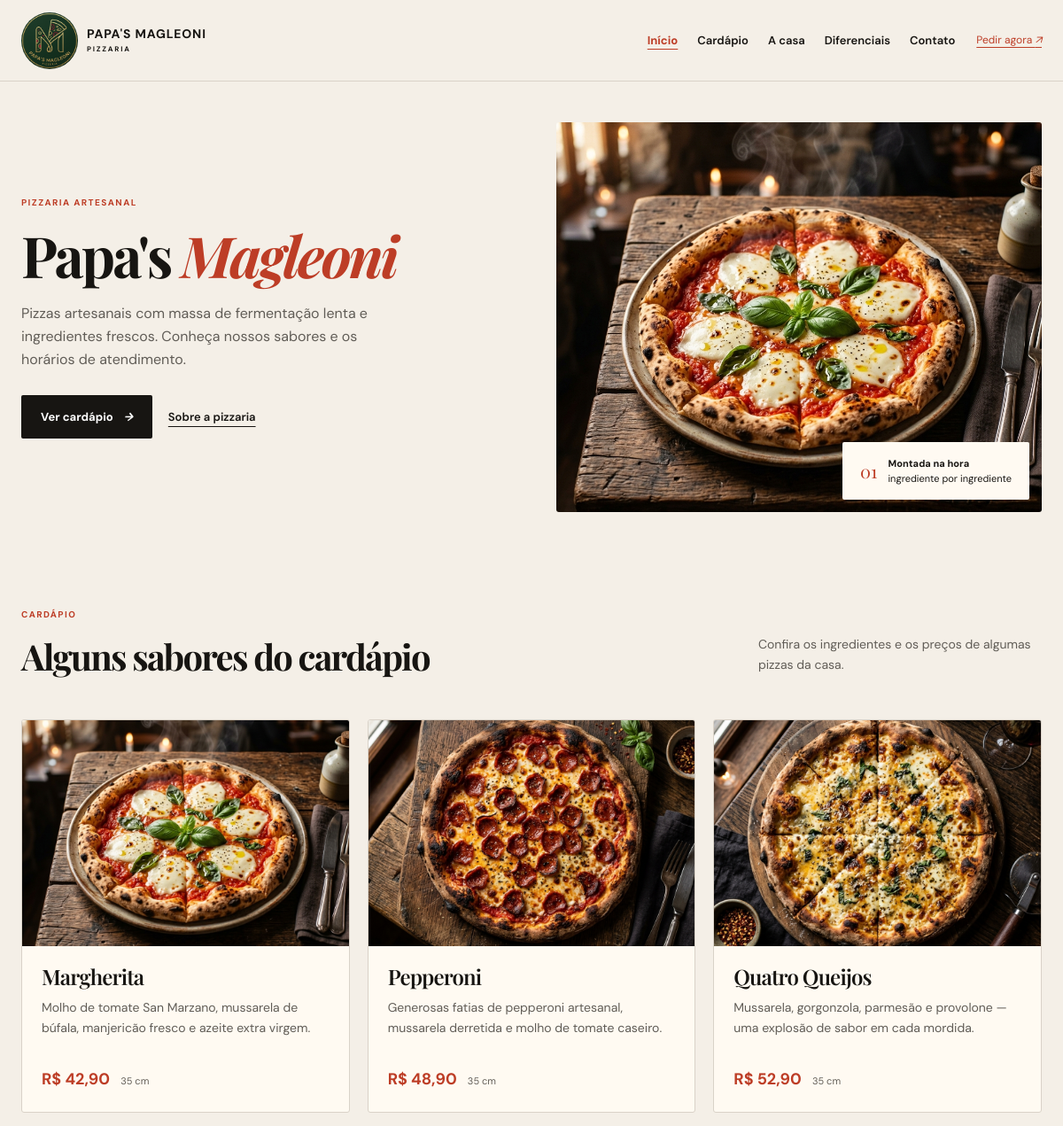
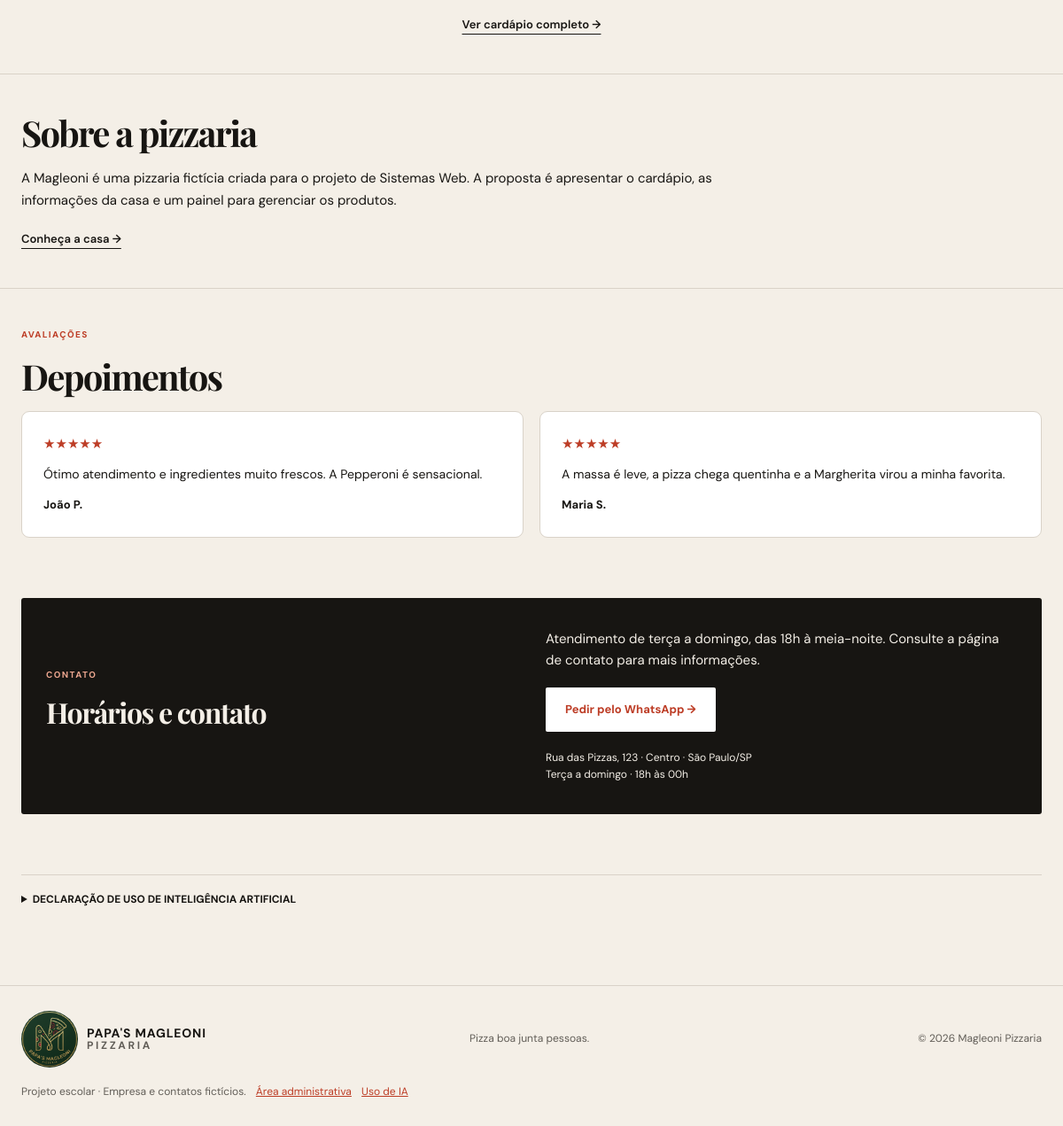
The page / on the database its author committed (2 pictures, top to bottom).
### tables this page shows
CREATE TABLE IF NOT EXISTS pizzas (
    id INT UNSIGNED AUTO_INCREMENT PRIMARY KEY,
    categoria_id INT UNSIGNED NULL,
    nome VARCHAR(100) NOT NULL,
    descricao TEXT NOT NULL,
    preco DECIMAL(10, 2) NOT NULL,
    badge VARCHAR(50) DEFAULT NULL,
    imagem VARCHAR(255) NOT NULL,
    criado_em TIMESTAMP DEFAULT CURRENT_TIMESTAMP,
    CONSTRAINT fk_pizzas_categoria
        FOREIGN KEY (categoria_id) REFERENCES categorias(id)
        ON DELETE SET NULL
);

CREATE TABLE IF NOT EXISTS depoimentos (
    id INT UNSIGNED AUTO_INCREMENT PRIMARY KEY,
    nome VARCHAR(100) NOT NULL,
    texto TEXT NOT NULL,
    nota TINYINT UNSIGNED NOT NULL DEFAULT 5,
    criado_em TIMESTAMP DEFAULT CURRENT_TIMESTAMP
);

### includes/helpers.php (called while the page is built)
<?php
function e($value): string
{
    return htmlspecialchars((string) $value, ENT_QUOTES | ENT_SUBSTITUTE, 'UTF-8');
}
function pizza_images(): array
{
    return [
        'images/pizza-margherita.png' => 'Margherita',
        'images/pizza-pepperoni.png' => 'Pepperoni',
        'images/pizza-quatro-queijos.png' => 'Quatro queijos',
        'images/pizza-portuguesa.png' => 'Portuguesa',
        'images/pizza-especial.png' => 'Especial da casa',
        'images/pizza-calzone.png' => 'Calzone',
    ];
}
function pizza_image($path): string
{
    return isset(pizza_images()[$path]) ? $path : 'images/pizza-margherita.png';
}
function money($value): string
{
    return 'R$ ' . number_format((float) $value, 2, ',', '.');
}

### includes/catalogo.php (called while the page is built, shortened)
<?php
require_once __DIR__ . '/helpers.php';
require_once __DIR__ . '/../config/conexao.php';
$pizzas = $pdo
    ->query(
        'SELECT pizzas.*, categorias.nome AS categoria_nome
         FROM pizzas
         LEFT JOIN categorias ON categorias.id = pizzas.categoria_id
         ORDER BY pizzas.id'
    )
    ->fetchAll();
$testimonials = $pdo
    ->query('SELECT nome, texto, nota FROM depoimentos ORDER BY id DESC LIMIT 6')
    ->fetchAll();

### includes/destaques.php (the view, shortened to what this page needs)
<div class="cards">
    <?php foreach (array_slice($pizzas, 0, 3) as $position => $pizza): ?>
        <article class="pizza-highlight">
            <img
            src="<?= e(pizza_image($pizza['imagem'])) ?>"
            alt="<?= e($pizza['nome']) ?>"
            loading="lazy"
            >
            <div>
                <section>
                    <h3><?= e($pizza['nome']) ?></h3>
                    <p><?= e($pizza['descricao']) ?></p>
                </section>
                <b>
                    <?= e(money($pizza['preco'])) ?>
                    <i>35 cm</i>
                </b>
            </div>
        </article>
        <?php endforeach; ?>
    </div>

### index.php (shortened to what this page needs)
<?php require_once __DIR__ . '/includes/catalogo.php'; ?>
<!doctype html>
<html lang="pt-BR">
    <head>
        <link rel="stylesheet" href="css/styles.css">
    </head>
    <body>
        <?php require __DIR__ . '/includes/header_site.php'; ?>
        <main>
            <section class="hero">
                <div class="hero-copy">
                    <p class="eyebrow">PIZZARIA ARTESANAL</p>
                    <h1>Papa's <em>Magleoni</em></h1>
                    <p class="lead">Pizzas artesanais com massa de fermentação lenta e ingredientes frescos. Conheça nossos sabores e os horários de atendimento.</p>
                    <div class="actions">
                        <a class="button dark" href="cardapio.php">Ver cardápio <i>→</i>
                        </a>
                        <a class="text-link" href="sobre.php">Sobre a pizzaria</a>
                    </div>
                </div>
                <div class="hero-image hero-video">
                    <video
                    tabindex="-1"
                    disablepictureinpicture
                    disableremoteplayback
                    poster="images/pizza-margherita.png"
                    autoplay
                    muted
                    loop
                    playsinline
                    preload="metadata"
                    aria-label="Montagem de uma pizza Margherita"
                    >
                    <source src="videos/montagem-margherita.mp4" type="video/mp4">Seu navegador não suporta vídeo em HTML5.</video>
                <div class="note">
                    <b>01</b>
                    <p>
                        <strong>Montada na hora</strong>
                        <br>ingrediente por ingrediente</p>
                </div>
            </div>
        </section>
        <section class="menu" id="cardapio">
            <div class="section-head">
                <div>
                    <p class="eyebrow">CARDÁPIO</p>
                    <h2>Alguns sabores do cardápio</h2>
                </div>
                <p>Confira os ingredientes e os preços de algumas pizzas da casa.</p>
            </div>
            <?php require __DIR__ . '/includes/destaques.php'; ?>
            <a class="full-menu" href="cardapio.php">Ver cardápio completo →</a>
        </section>
        <section class="home-about">
            <h2>Sobre a pizzaria</h2>
            <p>A Magleoni é uma pizzaria fictícia criada para o projeto de Sistemas Web. A proposta é apresentar o cardápio, as informações da casa e um painel para gerenciar os produtos.</p>
            <a class="text-link" href="sobre.php">Conheça a casa →</a>
        </section>
        <?php require __DIR__ . '/includes/depoimentos_publicos.php'; ?>
        <section class="cta" id="contato">
            <div>
                <p class="eyebrow">CONTATO</p>
                <h2>Horários e contato</h2>
            </div>
            <div>
                <p>Atendimento de terça a domingo, das 18h à meia-noite. Consulte a página de contato para mais informações.</p>
                <a class="button light" href="https://wa.me/5511999999999" target="_blank" rel="noopener">Pedir pelo WhatsApp →</a>
                <small>Rua das Pizzas, 123 · Centro · São Paulo/SP<br>Terça a domingo · 18h às 00h</small>
            </div>
        </section>
        <section class="ai-disclosure" id="declaracao-ia">
            <details>
                <summary>DECLARAÇÃO DE USO DE INTELIGÊNCIA ARTIFICIAL</summary>
            </details>
        </section>
    </main>
    <?php require __DIR__ . '/includes/footer_site.php'; ?>
</body>
</html>

### includes/header_site.php (shortened to what this page needs)
<?php
    require_once __DIR__ . '/helpers.php';
    $currentPage = basename($_SERVER['SCRIPT_NAME']);
    $publicPages = [
        'index.php' => 'Início',
        'cardapio.php' => 'Cardápio',
        'sobre.php' => 'A casa',
        'diferenciais.php' => 'Diferenciais',
        'contato.php' => 'Contato',
    ];
?>
<header class="site-header" id="inicio">
    <a class="brand" href="index.php" aria-label="Magleoni — página inicial">
        <span class="logo-seal">
            <img
            src="images/logo-magleoni.png"
            alt="Logo oficial Papa's Magleoni"
            width="72"
            height="72"
            >
        </span>
        <span>
            PAPA'S MAGLEONI
            <small>PIZZARIA</small>
        </span>
    </a>
    <nav id="menu-principal" aria-label="Menu principal">
        <?php foreach ($publicPages as $path => $label): ?>
            <a
            href="<?= e($path) ?>"
            <?= $currentPage === $path ? 'aria-current="page"' : '' ?>
            >
            <?= e($label) ?>
        </a>
        <?php endforeach; ?>
    </nav>
    <a class="order" href="cardapio.php">Pedir agora <i aria-hidden="true">↗</i></a>
</header>

### includes/depoimentos_publicos.php
<?php if ($testimonials): ?>
    <section class="customer-reviews" id="depoimentos">
        <p class="eyebrow">AVALIAÇÕES</p>
        <h2>Depoimentos</h2>
        <div class="reviews-grid">
            <?php foreach ($testimonials as $testimonial): ?>
                <blockquote>
                    <span aria-label="Nota <?= (int) $testimonial['nota'] ?> de 5">
                        <?= str_repeat('★', max(0, min(5, (int) $testimonial['nota']))) ?>
                    </span>
                    <p><?= e($testimonial['texto']) ?></p>
                    <cite><?= e($testimonial['nome']) ?></cite>
                </blockquote>
                <?php endforeach; ?>
            </div>
        </section>
        <?php endif; ?>

### includes/footer_site.php (shortened to what this page needs)
<footer class="site-footer">
    <a class="brand" href="index.php" aria-label="Magleoni — página inicial">
        <span class="logo-seal">
            <img
            src="images/logo-magleoni.png"
            alt="Logo oficial Papa's Magleoni"
            width="72"
            height="72"
            >
        </span>
        <span>
            PAPA'S MAGLEONI
            <small>PIZZARIA</small>
        </span>
    </a>
    <p>Pizza boa junta pessoas.</p>
    <small>© 2026 Magleoni Pizzaria</small>
    <small class="school-note">
        Projeto escolar · Empresa e contatos fictícios.
        <a href="login.php">Área administrativa</a>
        <a href="index.php#declaracao-ia">Uso de IA</a>
    </small>
</footer>

### css/base.css (style rules this page uses)
:root { --ink: #171512; --paper: #f4efe7; --cream: #fffaf2; --tomato: #bd3d26; --muted: #615d57; --line: #d9d2c8; }
* { box-sizing: border-box; }
html { scroll-behavior: smooth; }
body { margin: 0; background: var(--paper); color: var(--ink); font: 15px/1.65 "DM Sans", sans-serif; }
a { color: var(--tomato); }
img { max-width: 100%; }
h1, h2, h3 { font-family: "Playfair Display", Georgia, serif; font-weight: 700; line-height: 1.08; letter-spacing: -0.045em; margin: 0 0 18px; }
h1 { font-size: 46px; }
h2 { font-size: 32px; }
h3 { font-size: 24px; font-weight: 600; letter-spacing: -0.035em; }
em { color: var(--tomato); font-style: italic; }
p { margin: 0 0 18px; }
.eyebrow { color: var(--tomato); font-size: 10px; font-weight: bold; letter-spacing: 0.14em; margin-bottom: 16px; }

### css/header.css (style rules this page uses)
.site-header { height: 92px; max-width: 1200px; margin: auto; padding: 0 24px; display: flex; align-items: center; gap: 24px; position: relative; z-index: 10; border-bottom: 1px solid var(--line); }
.brand { display: flex; align-items: center; gap: 10px; text-decoration: none; color: var(--ink); font-size: 14px; font-weight: 700; letter-spacing: 0.06em; line-height: 1.1; flex-shrink: 0; }
.logo-seal { display: block; width: 64px; height: 64px; border-radius: 50%; overflow: hidden; flex-shrink: 0; }
.logo-seal img { display: block; width: 100%; height: 100%; object-fit: cover; transform: scale(1.38); }
.brand small { display: block; font-size: 8px; letter-spacing: 0.22em; margin-top: 5px; }
.site-header nav { display: none; }
.site-header nav a { color: var(--ink); font-size: 13px; font-weight: 600; text-decoration: none; }
.site-header nav a[aria-current="page"] { color: var(--tomato); font-weight: bold; text-decoration: underline; text-underline-offset: 5px; }
.order { display: none; }

### css/presentation.css (style rules this page uses)
.button { display: inline-flex; align-items: center; gap: 12px; padding: 13px 21px; text-decoration: none; border: 1px solid transparent; border-radius: 2px; font-size: 13px; font-weight: 700; cursor: pointer; transition: background-color 0.18s, color 0.18s; }
.dark { background: var(--ink); color: white; }
.light { background: white; color: var(--tomato); }
.text-link, .full-menu { color: var(--ink); font-size: 13px; font-weight: 600; text-underline-offset: 6px; }
.hero { max-width: 1200px; margin: auto; padding: 44px 24px; display: grid; gap: 36px; align-items: center; }
.lead { color: var(--muted); max-width: 440px; font-size: 16px; margin-bottom: 26px; }
.actions { display: flex; align-items: center; flex-wrap: wrap; gap: 18px; }
.hero-image { height: 310px; position: relative; }
.hero-video { background: var(--ink); overflow: hidden; border-radius: 3px; }
.hero-video video { display: block; width: 100%; height: 100%; object-fit: cover; pointer-events: none; }
.note { position: absolute; bottom: 14px; right: 14px; max-width: calc(100% - 28px); background: var(--cream); border-radius: 2px; padding: 16px 20px; display: flex; align-items: center; gap: 12px; }
.note > b { color: var(--tomato); font: 20px "Playfair Display", Georgia, serif; }
.note p { margin: 0; font-size: 11px; line-height: 1.5; }

### css/pages.css (style rules this page uses)
.home-about { border-top: 1px solid var(--line); border-bottom: 1px solid var(--line); }
.home-about p { max-width: 780px; }
.reviews-grid { display: grid; gap: 18px; }
.reviews-grid blockquote { margin: 0; padding: 24px; background: white; border: 1px solid var(--line); border-radius: 9px; overflow-wrap: anywhere; }
.reviews-grid span { color: var(--tomato); }
.reviews-grid p { font-size: 14px; margin: 10px 0; }
.reviews-grid cite { font-style: normal; font-weight: bold; font-size: 13px; }

### css/contact.css (style rules this page uses)
.ai-disclosure details { padding: 18px 0; border-top: 1px solid var(--line); }
.ai-disclosure summary { font-size: 12px; font-weight: bold; cursor: pointer; }
.site-footer { max-width: 1200px; margin: 24px auto 0; border-top: 1px solid var(--line); padding: 28px 24px; display: grid; gap: 18px; }
.site-footer p, .site-footer small { font-size: 12px; color: var(--muted); margin: 0; }
.school-note { grid-column: 1 / -1; }
.school-note a { margin-left: 8px; }

### rows shown on the page
pizzas: imagem (picture), nome "Margherita", descricao "Molho de tomate San Marzano, mussarela de búfala, manjericão fresco e azeite extra virgem.", preco "R$ 42,90"
pizzas: imagem (picture), nome "Pepperoni", descricao "Generosas fatias de pepperoni artesanal, mussarela derretida e molho de tomate caseiro.", preco "R$ 48,90"
pizzas: imagem (picture), nome "Quatro Queijos", descricao "Mussarela, gorgonzola, parmesão e provolone — uma explosão de sabor em cada mordida.", preco "R$ 52,90"
depoimentos: nota "★★★★★", texto "Ótimo atendimento e ingredientes muito frescos. A Pepperoni é sensacional.", nome "João P."
depoimentos: nota "★★★★★", texto "A massa é leve, a pizza chega quentinha e a Margherita virou a minha favorita.", nome "Maria S."

### other values the page prints
$label "Início"
$label "Cardápio"
$label "A casa"
$label "Diferenciais"
$label "Contato"
